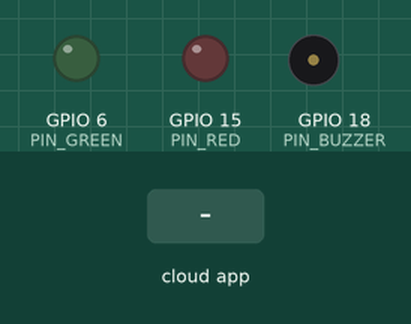
A program run on a simulated ESP32-S3. Parts: output pins drawn as LEDs (lit = HIGH), buzzer (waves = sounding, pin HIGH). Inputs (shaded band) come from the test bench. The ROS host is connected and sends only what is stated.

Above: at 3.2 s.
3.3 s: the phone or cloud app sets buzzer_cmd to 1
At 3.54 s:
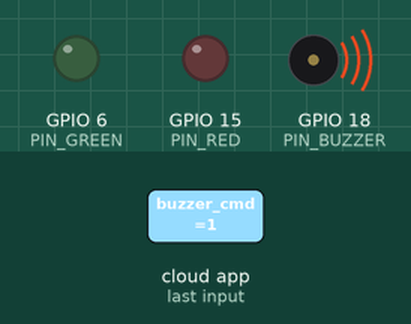
6.3 s: the phone or cloud app sets led_cmd to 1
At 6.63 s:
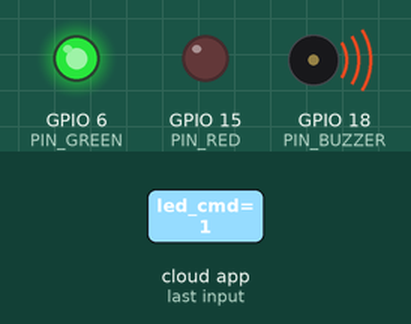
9.3 s: the phone or cloud app sets led_cmd to 0
At 13.7 s:
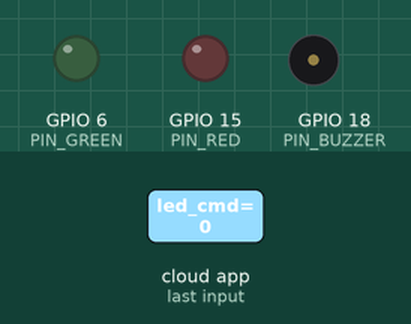
Timing chart, 0 to 15.2 s (numbered marks = the images above; inputs shaded):
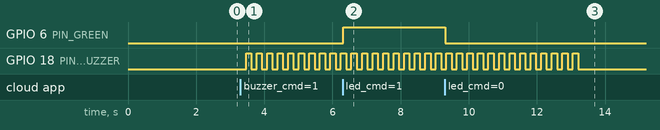

Measured:
- after the input at 3.3 s, GPIO 18 (PIN_BUZZER): alternates HIGH for 0.15 s and LOW for 0.15 s, starting after 0.16 s
- after the input at 6.3 s, GPIO 6 (PIN_GREEN): LOW → HIGH at once
- after the input at 9.3 s, GPIO 6 (PIN_GREEN): HIGH → LOW at once

The program:

main.cpp
```cpp
#include <Arduino.h>
#include <WiFi.h>
#include <micro_ros_platformio.h>

#include <rcl/rcl.h>
#include <rcl/error_handling.h>
#include <rclc/rclc.h>
#include <rclc/executor.h>

#include <std_msgs/msg/int8.h>
#include <std_msgs/msg/string.h>

#include "config.h"

// Entités ROS 2
rcl_node_t node;
rclc_support_t support;
rcl_allocator_t allocator;
rclc_executor_t executor;

rcl_subscription_t led_sub;
rcl_subscription_t buzzer_sub;
rcl_publisher_t status_pub;

std_msgs__msg__Int8 led_msg;
std_msgs__msg__Int8 buzzer_msg;
std_msgs__msg__String status_msg;

// États internes
int led_state = 0;       // 0=off, 1=verte, 2=rouge
int buzzer_state = 0;    // 0=off, 1=alarme bips, 2=bip court
unsigned long last_agent_msg_time = 0;
unsigned long buzzer_start_time = 0;
unsigned long last_heartbeat_time = 0;
unsigned long buzzer_step_time = 0;
bool buzzer_toggle = false;

char status_buffer[64];

void apply_leds() {
    if (led_state == 1) {
        digitalWrite(PIN_GREEN, HIGH);
        digitalWrite(PIN_RED, LOW);
    } else if (led_state == 2) {
        digitalWrite(PIN_GREEN, LOW);
        digitalWrite(PIN_RED, HIGH);
    } else {
        digitalWrite(PIN_GREEN, LOW);
        digitalWrite(PIN_RED, LOW);
    }
}

void apply_buzzer(bool on) {
    if (BUZZER_IS_ACTIVE) {
        digitalWrite(PIN_BUZZER, on ? HIGH : LOW);
    } else {
        if (on) {
            tone(PIN_BUZZER, 2000);
        } else {
            noTone(PIN_BUZZER);
        }
    }
}

void led_callback(const void *msgin) {
    const std_msgs__msg__Int8 *msg = (const std_msgs__msg__Int8 *)msgin;
    led_state = msg->data;
    apply_leds();
    last_agent_msg_time = millis();
}

void buzzer_callback(const void *msgin) {
    const std_msgs__msg__Int8 *msg = (const std_msgs__msg__Int8 *)msgin;
    buzzer_state = msg->data;
    buzzer_start_time = millis();
    buzzer_step_time = millis();
    buzzer_toggle = false;
    if (buzzer_state == 0) {
        apply_buzzer(false);
    } else if (buzzer_state == 2) {
        apply_buzzer(true);
    }
    last_agent_msg_time = millis();
}

void setup() {
    // 1. Initialisation matérielle
    pinMode(PIN_GREEN, OUTPUT);
    pinMode(PIN_RED, OUTPUT);
    pinMode(PIN_BUZZER, OUTPUT);
    apply_leds();
    apply_buzzer(false);

    // 2. Point d'accès Wi-Fi
    WiFi.mode(WIFI_AP);
    WiFi.softAP(WIFI_AP_SSID, WIFI_AP_PASS);

    // 3. micro-ROS transport série
    set_microros_serial_transports(Serial);
    delay(2000);

    allocator = rcl_get_default_allocator();

    // Initialisation support
    rclc_support_init(&support, 0, NULL, &allocator);

    // Création du nœud esp32_node
    rclc_node_init_default(&node, "esp32_node", "", &support);

    // Souscription /esp32/led_cmd
    rclc_subscription_init_default(
        &led_sub,
        &node,
        ROSIDL_GET_MSG_TYPE_SUPPORT(std_msgs, msg, Int8),
        "/esp32/led_cmd"
    );

    // Souscription /esp32/buzzer_cmd
    rclc_subscription_init_default(
        &buzzer_sub,
        &node,
        ROSIDL_GET_MSG_TYPE_SUPPORT(std_msgs, msg, Int8),
        "/esp32/buzzer_cmd"
    );

    // Publication /esp32/status
    rclc_publisher_init_default(
        &status_pub,
        &node,
        ROSIDL_GET_MSG_TYPE_SUPPORT(std_msgs, msg, String),
        "/esp32/status"
    );

    // Initialisation exécuteur (2 abonnements)
    rclc_executor_init(&executor, &support.context, 2, &allocator);
    rclc_executor_add_subscription(&executor, &led_sub, &led_msg, &led_callback, ON_NEW_DATA);
    rclc_executor_add_subscription(&executor, &buzzer_sub, &buzzer_msg, &buzzer_callback, ON_NEW_DATA);

    status_msg.data.data = status_buffer;
    status_msg.data.capacity = sizeof(status_buffer);
    status_msg.data.size = 0;

    last_agent_msg_time = millis();
}

void loop() {
    rclc_executor_spin_some(&executor, RCL_MS_TO_NS(10));
    unsigned long now = millis();

    // Gestion du buzzer
    if (buzzer_state == 1) { // alarme : bips répétés 150ms
        if (now - buzzer_step_time >= 150) {
            buzzer_step_time = now;
            buzzer_toggle = !buzzer_toggle;
            apply_buzzer(buzzer_toggle);
        }
    } else if (buzzer_state == 2) { // bip court : 150ms
        if (now - buzzer_start_time >= 150) {
            buzzer_state = 0;
            apply_buzzer(false);
        }
    }

    // Sécurité 1 : extinction buzzer après 10s max
    if (buzzer_state != 0 && (now - buzzer_start_time > 10000)) {
        buzzer_state = 0;
        apply_buzzer(false);
    }

    // Sécurité 2 : extinction totale si pas de message agent depuis 15s
    if (now - last_agent_msg_time > 15000 && last_agent_msg_time > 0) {
        led_state = 0;
        buzzer_state = 0;
        apply_leds();
        apply_buzzer(false);
    }

    // Heartbeat 1 Hz sur /esp32/status
    if (now - last_heartbeat_time >= 1000) {
        last_heartbeat_time = now;
        snprintf(status_buffer, sizeof(status_buffer), "{\"status\":\"ok\",\"uptime\":%lu}", now / 1000);
        status_msg.data.size = strlen(status_buffer);
        rcl_publish(&status_pub, &status_msg, NULL);
    }
}
```

config.h
```cpp
#ifndef SENTINEL_CONFIG_H
#define SENTINEL_CONFIG_H

// Broches matérielles ESP32-S3
const int PIN_GREEN  = 6;
const int PIN_RED    = 15;
const int PIN_BUZZER = 18;

// Type de buzzer : true pour buzzer actif (HIGH=bip), false pour passif (PWM)
const bool BUZZER_IS_ACTIVE = true;

// Configuration Point d'Accès Wi-Fi
#ifndef WIFI_AP_SSID
#define WIFI_AP_SSID "SentinelAI"
#endif

#if __has_include("secrets.h")
#include "secrets.h"
#endif
#ifndef WIFI_AP_PASS
#define WIFI_AP_PASS "changeme"
#endif

#endif // SENTINEL_CONFIG_H
```
